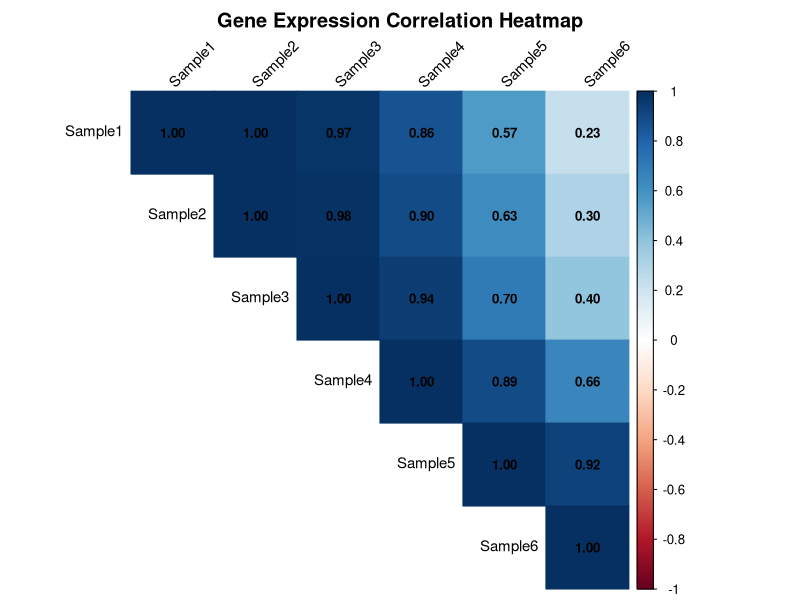

Write R code to recreate this figure.
# ==========================================
# R Learning - Day 18
# Gene Expression Correlation & Heatmap
# ==========================================

library(dplyr)
library(corrplot)


# ------------------------------------------
# 1. Import gene expression data
# ------------------------------------------

expression_data <- read.csv(
  "gene_expression_day18.csv"
)

cat("\nGene Expression Dataset:\n")
print(expression_data)


# ------------------------------------------
# 2. Separate gene names
# ------------------------------------------

gene_names <- expression_data$Gene


# ------------------------------------------
# 3. Remove Gene column
# ------------------------------------------

expression_matrix <- expression_data %>%
  select(-Gene)


# ------------------------------------------
# 4. Calculate correlation matrix
# ------------------------------------------

correlation_matrix <- cor(
  expression_matrix,
  method = "pearson"
)

cat("\nCorrelation Matrix:\n")
print(round(correlation_matrix, 2))


# ------------------------------------------
# 5. Save correlation matrix
# ------------------------------------------

write.csv(
  correlation_matrix,
  "day18_correlation_matrix.csv"
)


# ------------------------------------------
# 6. Create correlation heatmap
# ------------------------------------------

pdf(
  "day18_correlation_heatmap.pdf",
  width = 10,
  height = 8
)

corrplot(
  correlation_matrix,
  method = "color",
  type = "upper",
  addCoef.col = "black",
  tl.col = "black",
  tl.srt = 45,
  number.cex = 0.8,
  tl.cex = 0.9,
  mar = c(0, 0, 2, 0),
  title = "Gene Expression Correlation Heatmap"
)

dev.off()


# ------------------------------------------
# 7. Identify strong correlations
# ------------------------------------------

strong_correlations <- which(
  abs(correlation_matrix) >= 0.8 &
  abs(correlation_matrix) < 1,
  arr.ind = TRUE
)

cat("\nStrong correlations (|r| >= 0.8):\n")

if (nrow(strong_correlations) > 0) {

  for (i in seq_len(nrow(strong_correlations))) {

    row_index <- strong_correlations[i, 1]
    col_index <- strong_correlations[i, 2]

    cat(
      rownames(correlation_matrix)[row_index],
      "vs",
      colnames(correlation_matrix)[col_index],
      ":",
      round(
        correlation_matrix[row_index, col_index],
        3
      ),
      "\n"
    )
  }

} else {

  cat("No strong correlations found.\n")
}


# ------------------------------------------
# 8. Completion message
# ------------------------------------------

cat(
  "\nCorrelation analysis completed successfully.\n"
)
